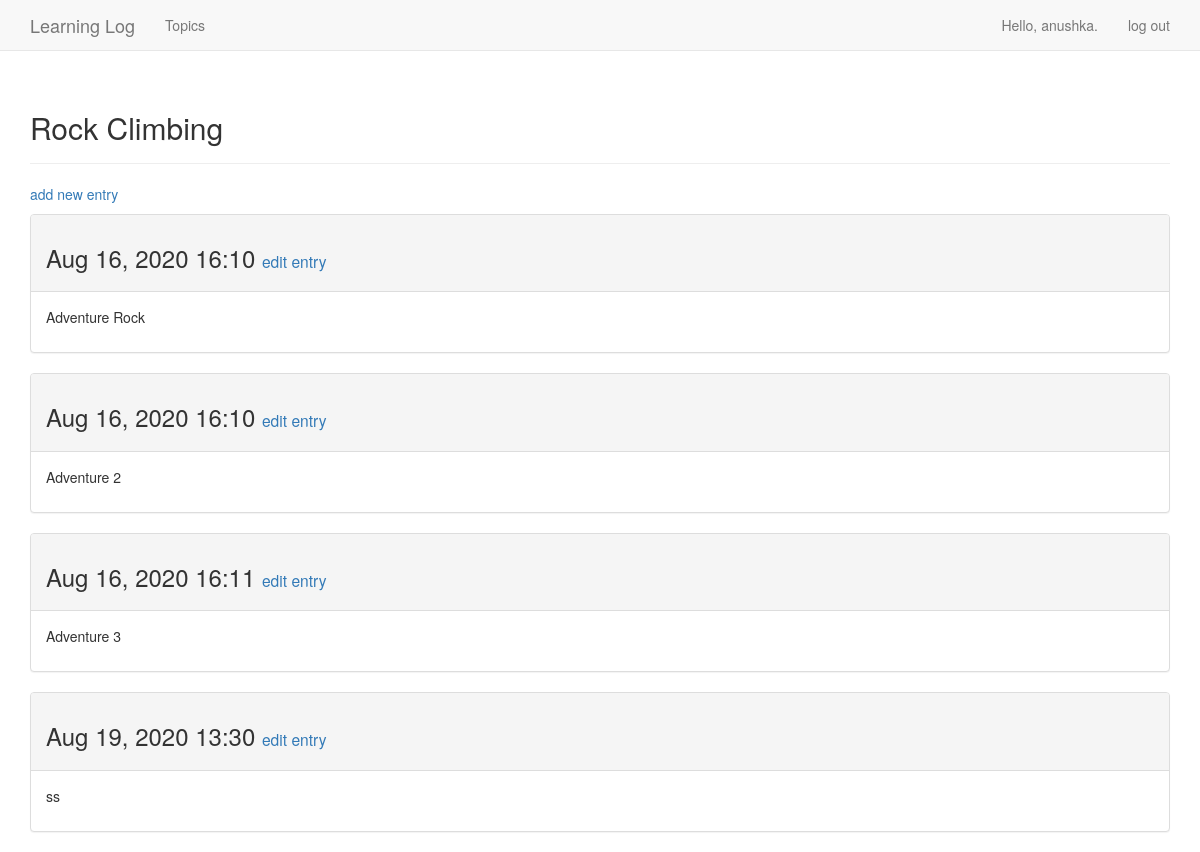
The page /topics/3/ (signed in) on the database its author committed.
### DEMOAPP/models.py (models this page shows, shortened)
class Topic(models.Model):
    text = models.CharField(max_length=200)
    date_added = models.DateTimeField(auto_now_add=True)
    owner = models.ForeignKey(User ,on_delete=models.CASCADE)
    def __str__(self):
        return self.text

class Entry(models.Model):
    topic = models.ForeignKey('Topic', on_delete=models.CASCADE)
    text = models.TextField()
    date_added = models.DateTimeField(auto_now_add=True)
    class Meta:
        verbose_name_plural = 'entries'

### DEMOAPP/views.py (the view)
# urls.py: url(r'^topics/(?P<topic_id>\d+)/$', views.topic, name='topic'),
@login_required
def topic(request, topic_id):
    topic=Topic.objects.get(id=topic_id)
    if topic.owner != request.user:
        raise Http404
    entries=topic.entry_set.order_by('date_added')
    context={'topic':topic, 'entries':entries}
    return render(request, 'DEMOAPP/topic.html', context)

### DEMOAPP/templates/DEMOAPP/topic.html (shortened to what this page needs)
<!DOCTYPE html>
<html lang="en">
<head>
</head>
<body>
{% extends 'DEMOAPP/base.html' %}
{% block header %}
    <h2>{{ topic }}</h2>
{% endblock header %}
{% block content %}
    <p>
        <a href="{% url 'DEMOAPP:new_entry' topic.id %}">add new entry</a>
    </p>
    {% for entry in entries %}
        <div class="panel panel-default">
            <div class="panel-heading">
                <h3>
                {{ entry.date_added|date:'M d, Y H:i' }}
                <small>
                    <a href="{% url 'DEMOAPP:edit_entry' entry.id %}">edit entry</a>
                </small>
                </h3>
            </div>
            <div class="panel-body">
                {{ entry.text|linebreaks }}
            </div>
        </div>
    {% empty %}
        There are no entries for this topic yet.
    {% endfor %}
{% endblock content %}

### DEMOAPP/templates/DEMOAPP/base.html (shortened to what this page needs)
{% load bootstrap3 %}
<html>
<head>
    {% bootstrap_css %}
</head>
<body>
<nav class="navbar navbar-default navbar-static-top">
    <div class="container">
        <div class="navbar-header">
            <a class="navbar-brand" href="{% url 'DEMOAPP:index' %}">Learning Log</a>
        </div>
        <div id="navbar" class="navbar-collapse collapse">
            <ul class="nav navbar-nav">
                <li><a href="{% url 'DEMOAPP:topics' %}">Topics</a></li>
            </ul>
            <ul class="nav navbar-nav navbar-right">
                {% if user.is_authenticated %}
                    <li><a>Hello, {{ user.username }}.</a></li>
                    <li><a href="{% url 'users:logout' %}">log out</a></li>
                {% else %}
                    <li><a href="{% url 'users:register' %}">register</a></li>
                    <li><a href="{% url 'users:login' %}">log in</a></li>
                {% endif %}
            </ul>
        </div>
    </div>
</nav>
<div class="container">
    <div class="page-header">
        {% block header %}{% endblock header %}
    </div>
    <div>
        {% block content %}{% endblock content %}
    </div>
</div>
</body>
</html>

### rows shown on the page
Topic: text "Rock Climbing"
Entry: date_added "Aug 16, 2020 16:10", text "Adventure Rock"
Entry: date_added "Aug 16, 2020 16:10", text "Adventure 2"
Entry: date_added "Aug 16, 2020 16:11", text "Adventure 3"
Entry: date_added "Aug 19, 2020 13:30", text "ss"

### other values the page prints
{{ user.username }} "anushka"
